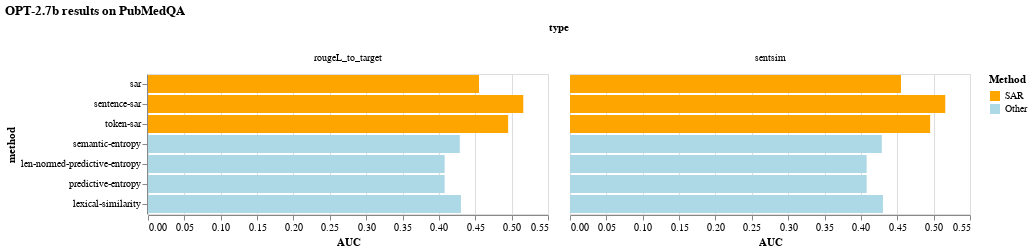

This figure's notebook cell:
### Markdown cell above
#### OPT

### Code cell
txt_to_csv("opt")
opt_df = pd.read_csv("uncertainty_estimation_results_opt.csv")
opt_df["Method"] = ["SAR" if "sar" in method else "Other" for method in opt_df["method"]]
opt_df.head()

alt.Chart(opt_df, title="OPT-2.7b results on PubMedQA").mark_bar().encode(
    alt.Column("type"),
    alt.Y("method", sort=None),
    alt.X("AUC"),
    color=alt.Color("Method", scale=alt.Scale(domain=("SAR", "Other"), range=["orange", "lightblue"]))
)

### Figure 1 — Vega-Lite specification as saved in the notebook (floating-point values rounded to 4 significant figures)
{"config": {"view": {"continuousWidth": 400, "continuousHeight": 300}}, "data": {"name": "data-282cf6bea07e4096630716502fde033a"}, "mark": "bar", "encoding": {"color": {"field": "Method", "scale": {"domain": ["SAR", "Other"], "range": ["orange", "lightblue"]}, "type": "nominal"}, "column": {"field": "type", "type": "nominal"}, "x": {"field": "AUC", "type": "quantitative"}, "y": {"field": "method", "sort": null, "type": "nominal"}}, "title": "OPT-2.7b results on PubMedQA", "$schema": "https://vega.github.io/schema/vega-lite/v4.17.0.json", "datasets": {"data-282cf6bea07e4096630716502fde033a": [{"accuracy": 0.48, "method": "sar", "type": "rougeL_to_target", "threshold": 0.5, "AUC": 0.4551, "Method": "SAR"}, {"accuracy": 0.48, "method": "sar", "type": "sentsim", "threshold": 0.5, "AUC": 0.4551, "Method": "SAR"}, {"accuracy": 0.48, "method": "sentence-sar", "type": "rougeL_to_target", "threshold": 0.5, "AUC": 0.516, "Method": "SAR"}, {"accuracy": 0.48, "method": "sentence-sar", "type": "sentsim", "threshold": 0.5, "AUC": 0.516, "Method": "SAR"}, {"accuracy": 0.48, "method": "token-sar", "type": "rougeL_to_target", "threshold": 0.5, "AUC": 0.4952, "Method": "SAR"}, {"accuracy": 0.48, "method": "token-sar", "type": "sentsim", "threshold": 0.5, "AUC": 0.4952, "Method": "SAR"}, {"accuracy": 0.48, "method": "semantic-entropy", "type": "rougeL_to_target", "threshold": 0.5, "AUC": 0.4287, "Method": "Other"}, {"accuracy": 0.48, "method": "semantic-entropy", "type": "sentsim", "threshold": 0.5, "AUC": 0.4287, "Method": "Other"}, {"accuracy": 0.48, "method": "len-normed-predictive-entropy", "type": "rougeL_to_target", "threshold": 0.5, "AUC": 0.4079, "Method": "Other"}, {"accuracy": 0.48, "method": "len-normed-predictive-entropy", "type": "sentsim", "threshold": 0.5, "AUC": 0.4079, "Method": "Other"}, {"accuracy": 0.48, "method": "predictive-entropy", "type": "rougeL_to_target", "threshold": 0.5, "AUC": 0.4079, "Method": "Other"}, {"accuracy": 0.48, "method": "predictive-entropy", "type": "sentsim", "threshold": 0.5, "AUC": 0.4079, "Method": "Other"}, {"accuracy": 0.48, "method": "lexical-similarity", "type": "rougeL_to_target", "threshold": 0.5, "AUC": 0.4303, "Method": "Other"}, {"accuracy": 0.48, "method": "lexical-similarity", "type": "sentsim", "threshold": 0.5, "AUC": 0.4303, "Method": "Other"}]}}
